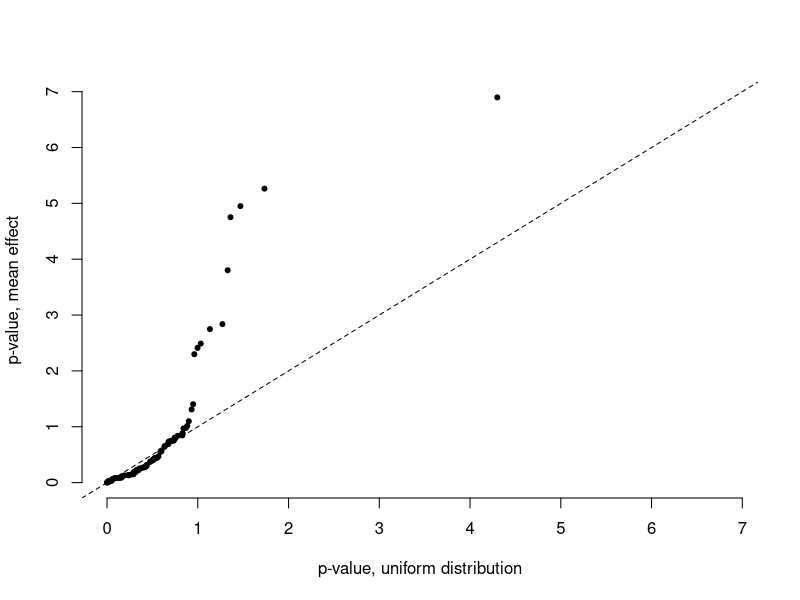
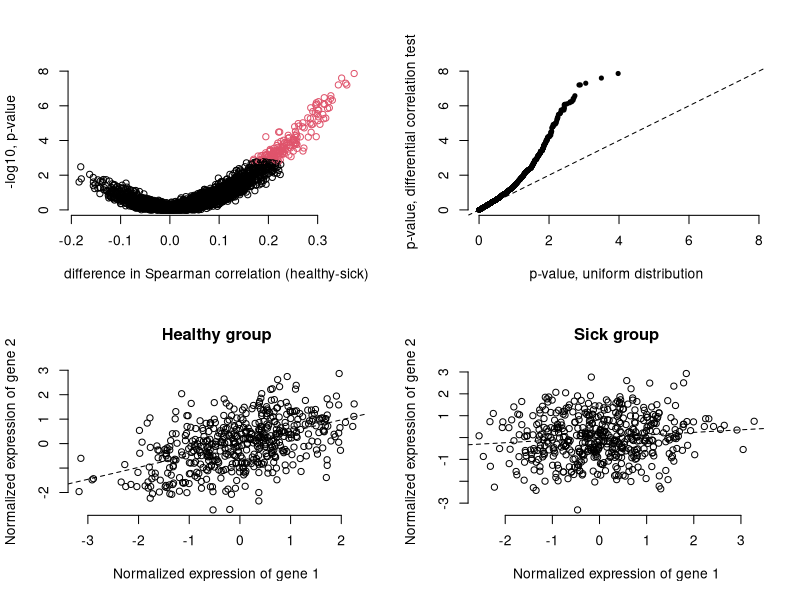
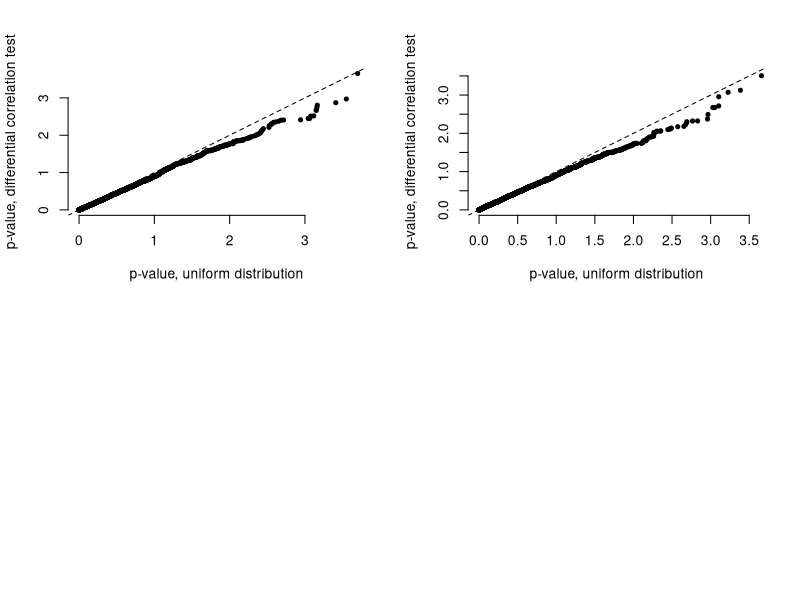

Generate these figures, in order, with R:
############
# set parameters and underlying correlation structure
# in this example, correlations are reduced in magnitude in sick individuals relative to healthy individuals for a subset of gene pairs
############

n=1000
healthy=n/2
sick=n/2
prop_change=1/10
change_effect_size=1/4
genes=100

mat_h<-diag(genes)
mat_s<-diag(genes)

# gene pairs in healthy individuals display a range of correlation values
tmp<- sample( runif(10000,0.1,0.9) ,length(mat_h[upper.tri(mat_h)]))
mat_h[upper.tri(mat_h)] <- tmp
mat_h[lower.tri(mat_h)] <- t(mat_h)[lower.tri(mat_h)]

# for sick people, correlations are similar but reduced at a subset of sites
tmp<-as.data.frame(tmp)
tmp$change<-0
tmp$change[sample(1:dim(tmp)[1],dim(tmp)[1]*prop_change)]<-1
tmp$new<-tmp$tmp
tmp$new[which(tmp$change==1)]<-tmp$tmp[which(tmp$change==1)] * change_effect_size

mat_s[upper.tri(mat_s)] <- tmp$new
mat_s[lower.tri(mat_s)] <- t(mat_s)[lower.tri(mat_s)]

############
# simulate gene expression data from underlying correlation structure
############

library(MASS)
library(Matrix)
mat_h2<-as.matrix(nearPD(mat_h,ensureSymmetry=TRUE)[[1]])
mat_s2<-as.matrix(nearPD(mat_s,ensureSymmetry=TRUE)[[1]])

# simulate mean differences in expression between healthy and sick individuals for a subset of genes as well (to make things more realistic, and to check normalization)
mean_h<-rep(0,genes)
mean_s<-rep(0,genes)
mean_s[sample(1:genes,genes*prop_change)]<-0.25

e_h = mvrnorm(healthy, mean_h, mat_h2) 
e_s = mvrnorm(sick, mean_s, mat_s2) 
e_all<-as.data.frame(cbind(t(e_h),t(e_s)))

# confirm mean differences in expression
predictor<-c(rep(0,healthy),rep(1,sick))
p1<-apply(e_all,1,function(x) summary(lm(x ~ predictor))$coefficients[2,4])
qqplot(-log10(runif(genes)),-log10(p1),pch=20,xlab='p-value, uniform distribution',ylab='p-value, mean effect',bty='n',xlim=c(0,max(-log10(p1))),ylim=c(0,max(-log10(p1))))
x=c(0,1);y=c(0,1);abline(lm(y~x),lty=2)

############
# test for differences in correlation between healthy and sick
############

# get all possible pairwise combinations of genes
pairs<-as.data.frame(t(combn( 1:genes, 2)))

# scale data within the classes to be compared
tmp<-matrix(nrow=dim(e_all)[1],ncol=dim(e_all)[2])
for (i in c(1:dim(tmp)[1])) {
tmp[i,which(predictor==1)]<-scale( t(e_all[i,which(predictor==1)] ),center = TRUE, scale = TRUE)
tmp[i,which(predictor==0)]<-scale( t(e_all[i,which(predictor==0)] ),center = TRUE, scale = TRUE)
} 
e_all_norm<-tmp

# confirm there are no longer mean differences in expression
p2<-apply(e_all_norm,1,function(x) summary(lm(x ~ predictor))$coefficients[2,4])
summary(p2)

# confirm there are no/minimal variance differences in expression either
p2<-apply(e_all_norm,1,function(x) var(x[which(predictor==0)]) - var(x[which(predictor==1)]))
summary(p2)

# test for differences in correlation (this will take a few minutes to run, depending on sample size and gene number)
results <- as.data.frame(t(Reduce(cbind,lapply(1:dim(pairs)[1], function(i) {
tmp1<-(e_all_norm[pairs$V1[i],])
tmp2<-(e_all_norm[pairs$V2[i],])
# here, a linear model is used to test for differences in correlation between groups; however, any number of other statistical methods (e.g., linear models with additional covariates or linear mixed effects models) could be used in the same framework
# to use an alternate statistical approach, extract the product matrix and use it as the outcome variable in another type of statistical model  
return( c( cor.test( e_all_norm[pairs$V1[i],which(predictor==0)] , e_all_norm[pairs$V2[i],which(predictor==0)] ,method='spearman')$estimate, cor.test( e_all_norm[pairs$V1[i],which(predictor==1)] , e_all_norm[pairs$V2[i],which(predictor==1)] ,method='spearman')$estimate, summary(lm( scale(tmp1*tmp2) ~ predictor))$coefficients[2,4]))
}))))
names(results)<-c('cor_healthy','cor_sick','p_value')

############
# visualize results
############

par(mfrow=c(2,2))

# volcano plot
library(qvalue)
results$qvalue<-qvalue(results$p_value)$qvalues
plot(results$cor_healthy - results$cor_sick,-log10(results$p_value),bty='n',col=as.factor(results$qvalue<0.05),xlab='difference in Spearman correlation (healthy-sick)',ylab='-log10, p-value')

# qq-plot
qqplot(-log10(runif(dim(pairs)[1])),-log10(results$p_value),pch=20,xlab='p-value, uniform distribution',ylab='p-value, differential correlation test',bty='n',xlim=c(0,max(-log10(results$p_value))),ylim=c(0,max(-log10(results$p_value))))
x=c(0,1);y=c(0,1);abline(lm(y~x),lty=2)

# example
i<-which( results$p_value==min(results$p_value))
plot( e_all_norm[pairs$V1[i],which(predictor==0)] , e_all_norm[pairs$V2[i],which(predictor==0)] ,bty='n',xlab='Normalized expression of gene 1',ylab='Normalized expression of gene 2',main='Healthy group')
abline(lm ( e_all_norm[pairs$V2[i],which(predictor==0)] ~ e_all_norm[pairs$V1[i],which(predictor==0)] ),lty=2)

plot( e_all_norm[pairs$V1[i],which(predictor==1)] , e_all_norm[pairs$V2[i],which(predictor==1)] ,bty='n',xlab='Normalized expression of gene 1',ylab='Normalized expression of gene 2',main='Sick group')
abline(lm ( e_all_norm[pairs$V2[i],which(predictor==1)] ~ e_all_norm[pairs$V1[i],which(predictor==1)] ),lty=2)

############
# check null expectations through permutation
# permute the sample labels before manipulating the gene expression data
############

predictor_perm<-sample(predictor)

# scale data within the classes to be (permuted) compared
tmp<-matrix(nrow=dim(e_all)[1],ncol=dim(e_all)[2])
for (i in c(1:dim(tmp)[1])) {
tmp[i,which(predictor_perm==1)]<-scale( t(e_all[i,which(predictor_perm==1)] ),center = TRUE, scale = TRUE)
tmp[i,which(predictor_perm==0)]<-scale( t(e_all[i,which(predictor_perm==0)] ),center = TRUE, scale = TRUE)
} 
e_all_norm<-tmp

# test for differences in correlation using permuted predictor variable (this will take a few minutes to run, depending on sample size and gene number)
results_perm <- as.data.frame(t(Reduce(cbind,lapply(1:dim(pairs)[1], function(i) {
tmp1<-(e_all_norm[pairs$V1[i],])
tmp2<-(e_all_norm[pairs$V2[i],])
return( c( cor.test( e_all_norm[pairs$V1[i],which(predictor_perm==0)] , e_all_norm[pairs$V2[i],which(predictor_perm==0)] ,method='spearman')$estimate, cor.test( e_all_norm[pairs$V1[i],which(predictor_perm==1)] , e_all_norm[pairs$V2[i],which(predictor_perm==1)] ,method='spearman')$estimate, summary(lm( scale(tmp1*tmp2) ~ predictor_perm))$coefficients[2,4]))
}))))
names(results_perm)<-c('cor_healthy','cor_sick','p_value')

# qq-plot - should not show any enrichment of low p-values relative to a uniform distribution  
qqplot(-log10(runif(dim(pairs)[1])),-log10(results_perm$p_value),pch=20,xlab='p-value, uniform distribution',ylab='p-value, differential correlation test',bty='n',xlim=c(0,max(-log10(results_perm$p_value))),ylim=c(0,max(-log10(results_perm$p_value))))
x=c(0,1);y=c(0,1);abline(lm(y~x),lty=2)

############
# check null expectations through permutation
# permute the sample labels before running statistical tests (shown here = linear models)
############

predictor_perm<-sample(predictor)

# scale data within the (non permuted) classes to be compared
tmp<-matrix(nrow=dim(e_all)[1],ncol=dim(e_all)[2])
for (i in c(1:dim(tmp)[1])) {
tmp[i,which(predictor==1)]<-scale( t(e_all[i,which(predictor==1)] ),center = TRUE, scale = TRUE)
tmp[i,which(predictor==0)]<-scale( t(e_all[i,which(predictor==0)] ),center = TRUE, scale = TRUE)
} 
e_all_norm<-tmp

# test for differences in correlation using permuted predictor variable (this will take a few minutes to run, depending on sample size and gene number)
results_perm2 <- as.data.frame(t(Reduce(cbind,lapply(1:dim(pairs)[1], function(i) {
tmp1<-(e_all_norm[pairs$V1[i],])
tmp2<-(e_all_norm[pairs$V2[i],])
return( c( cor.test( e_all_norm[pairs$V1[i],which(predictor_perm==0)] , e_all_norm[pairs$V2[i],which(predictor_perm==0)] ,method='spearman')$estimate, cor.test( e_all_norm[pairs$V1[i],which(predictor_perm==1)] , e_all_norm[pairs$V2[i],which(predictor_perm==1)] ,method='spearman')$estimate, summary(lm( scale(tmp1*tmp2) ~ predictor_perm))$coefficients[2,4]))
}))))
names(results_perm2)<-c('cor_healthy','cor_sick','p_value')

# qq-plot - should not show any enrichment of low p-values relative to a uniform distribution  
qqplot(-log10(runif(dim(pairs)[1])),-log10(results_perm2$p_value),pch=20,xlab='p-value, uniform distribution',ylab='p-value, differential correlation test',bty='n',xlim=c(0,max(-log10(results_perm2$p_value))),ylim=c(0,max(-log10(results_perm2$p_value))))
x=c(0,1);y=c(0,1);abline(lm(y~x),lty=2)
